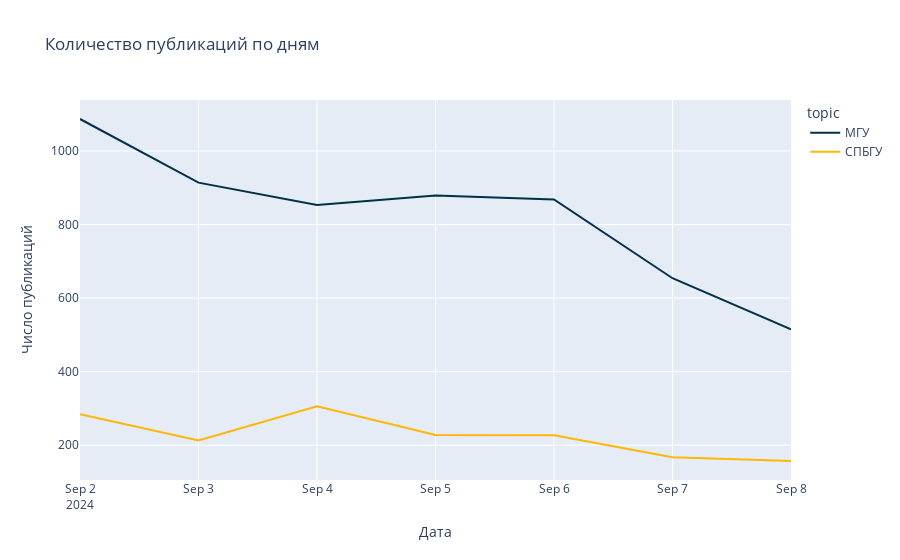

The cell this chart's notebook holds for it:
### Code cell
fig_line = px.line(agg_df, x='date', y='id', color='topic', 
                   title='Количество публикаций по дням',
                   labels={'date': 'Дата', 'id': 'Число публикаций'},
                   color_discrete_sequence=custom_colors)
fig_line.show()

### Figure 1 — Plotly figure (JSON) as saved in the notebook; plotly's stock layout.template omitted (floating-point values rounded to 4 significant figures)
{"data": [{"hovertemplate": "topic=МГУ<br>Дата=%{x}<br>Число публикаций=%{y}<extra></extra>", "legendgroup": "МГУ", "line": {"color": "#023047", "dash": "solid"}, "marker": {"symbol": "circle"}, "mode": "lines", "name": "МГУ", "orientation": "v", "showlegend": true, "type": "scatter", "x": ["2024-09-02", "2024-09-03", "2024-09-04", "2024-09-05", "2024-09-06", "2024-09-07", "2024-09-08"], "xaxis": "x", "y": [1087, 914, 853, 879, 868, 654, 515], "yaxis": "y"}, {"hovertemplate": "topic=СПБГУ<br>Дата=%{x}<br>Число публикаций=%{y}<extra></extra>", "legendgroup": "СПБГУ", "line": {"color": "#ffb703", "dash": "solid"}, "marker": {"symbol": "circle"}, "mode": "lines", "name": "СПБГУ", "orientation": "v", "showlegend": true, "type": "scatter", "x": ["2024-09-02", "2024-09-03", "2024-09-04", "2024-09-05", "2024-09-06", "2024-09-07", "2024-09-08"], "xaxis": "x", "y": [284, 213, 306, 228, 227, 167, 157], "yaxis": "y"}], "layout": {"legend": {"title": {"text": "topic"}, "tracegroupgap": 0}, "title": {"text": "Количество публикаций по дням"}, "xaxis": {"anchor": "y", "domain": [0, 1], "title": {"text": "Дата"}}, "yaxis": {"anchor": "x", "domain": [0, 1], "title": {"text": "Число публикаций"}}}}
